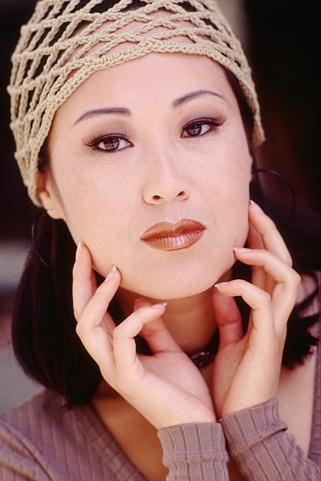
%> input picture ImagePrecessing/assignments/a03/img/302003.jpg, 321 x 481 px
$ octave sci.m   (GNU Octave 9; MATLAB toolbox functions it lacks are replaced by stand-ins)
%> lines starting %> are read from the running program, lines starting %| are printed output that depends on the picture; in (x1, y1, x2, y2) boxes, pixels count from 0 and x2, y2 are one past the last pixel; in counts of white or black regions, pixels touching at a corner belong together; the program's own positions count from 1
clear all;
im=im2double(rgb2gray(imread('img/302003.jpg')));
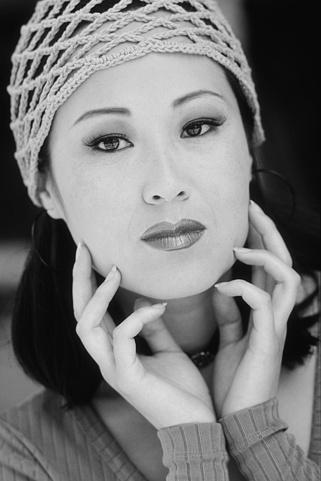
%> im: size 481x321 double; min 0.00784, max 0.933, mean 0.473
[m n]=size(im);
%> m = 481; n = 321
lapKer=[0 1 0;
        1 -4 1;
        0 1 0];
gradX=[-1 -2 -1;
        0 0 0;
        1 2 1];
gradY=gradX';

fzIm=(conv2(im,lapKer,'same'));
fzIm=fzIm~=0;
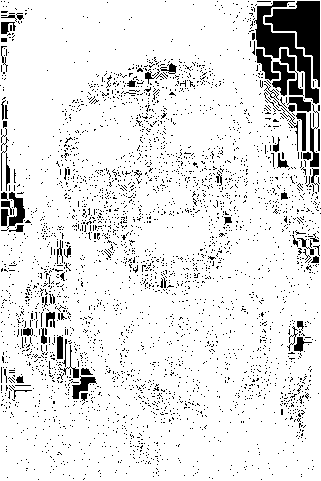
%> fzIm: size 481x321 logical; 89.8% white; 3499 black regions (3435 under 20 px), largest, box (x1, y1, x2, y2) and area: (265, 1, 320, 87) 1947, (254, 1, 319, 104) 1663, (272, 62, 295, 96) 356

gradXIm=conv2(im,gradX,'same');
gradYIm=conv2(im,gradY,'same');
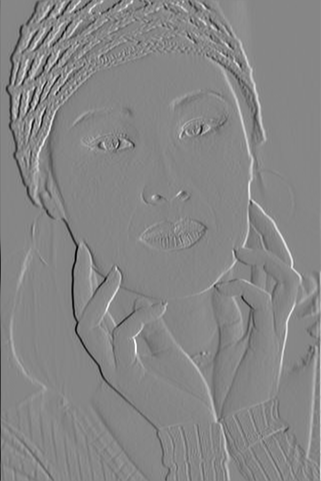
%> gradYIm: size 481x321 double; min -3.19, max 2.87, mean 0.000909; drawn with min black and max white
gradIm=sqrt(gradYIm.^2+gradXIm.^2);
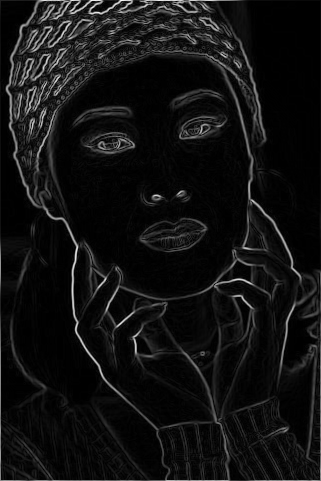
%> gradIm: size 481x321 double; min 0, max 3.54, mean 0.248; drawn with min black and max white
fgIm=1-gradIm/max(max(gradIm));
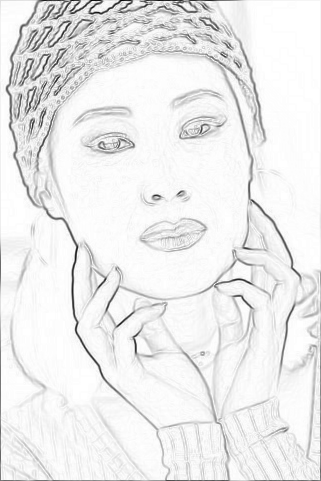
%> fgIm: size 481x321 double; min 0, max 1, mean 0.93

imCost=fzIm+fgIm;
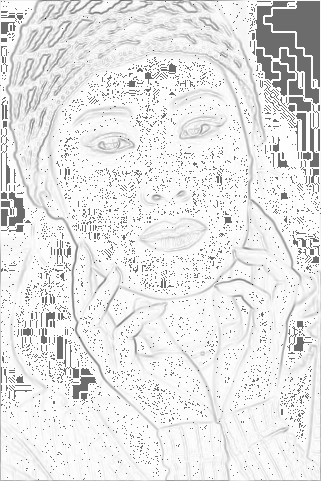
%> imCost: size 481x321 double; min 0.254, max 2, mean 1.83; drawn with min black and max white


imVist=zeros(m,n);

x=152;
y=133;
imVist(x,y)=1;
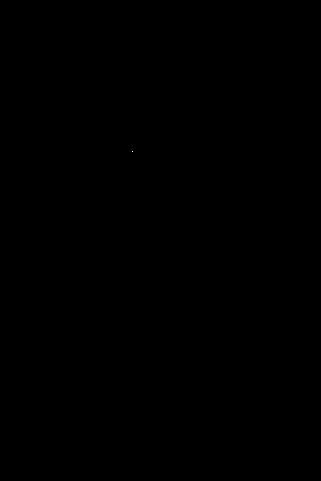
%> imVist: size 481x321 double; values 0 (black) and 1 (white), 0% white in thin lines or dots, all inside (x1, y1, x2, y2) = (132, 151, 133, 152)
imVistCost=zeros(m,n);

L=[ [x;y;0]];
while(length(L))
    point=L(:,1);
    L(:,1)=[];
    im(point(1),point(2))=0;
    for j=-1:1
        for k=-1:1

            if(j==0 & k==0)

            else
                dis=1;
                if(abs(k*j)==1)
                    dis=sqrt(2);
                end
                a=point(1)+j;
                b=point(2)+k;
                if(a<1 | a>m | b<1 | b>m)
                else
%> (the run ends here)

$ run again, with ImagePrecessing/assignments/a03/img/12003.jpg copied over ImagePrecessing/assignments/a03/img/302003.jpg
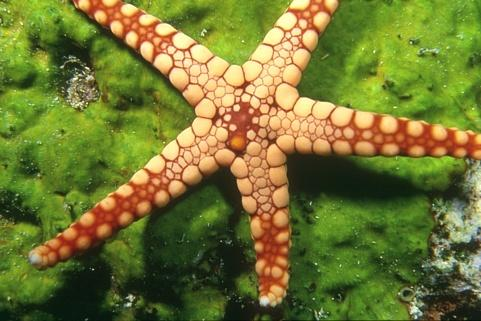
%> input picture ImagePrecessing/assignments/a03/img/12003.jpg, 481 x 321 px
%> `fzIm=fzIm~=0;`:
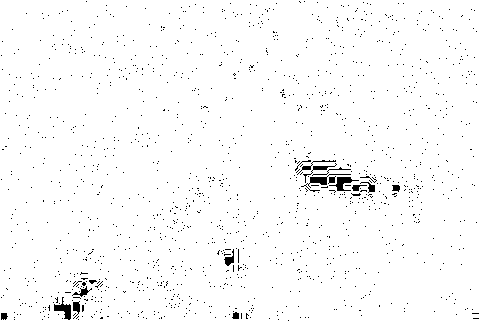
%> fzIm: size 321x481 logical; 98% white; 1410 black regions (1392 under 20 px), largest, box (x1, y1, x2, y2) and area: (54, 297, 71, 320) 170, (301, 174, 351, 192) 167, (329, 177, 359, 191) 162
%> the loop `while(length(L))` made 103041 passes
%> point on passes 10 to 12: [154; 133; 3.83], [150; 133; 3.88], [152; 131; 3.92]
%> after the loop `while(length(L))`:
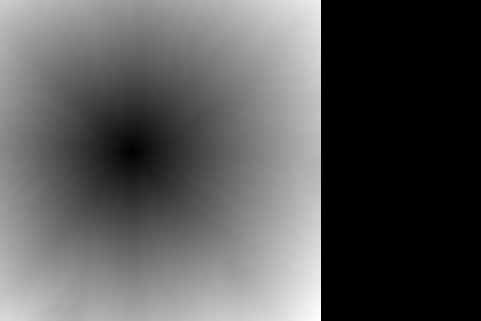
%> imVistCost: size 321x481 double; min 0, max 471.4, mean 160.4; drawn with min black and max white
%> after the loop `while(length(L))`: a = 322; cost = 472.9; dis = 1.41; f = 2

$ run again, with ImagePrecessing/assignments/a03/img/124084.jpg copied over ImagePrecessing/assignments/a03/img/302003.jpg
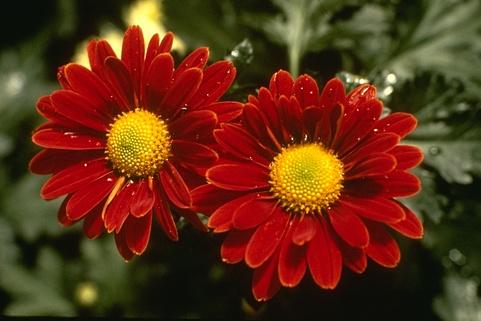
%> input picture ImagePrecessing/assignments/a03/img/124084.jpg, 481 x 321 px
%> `fzIm=fzIm~=0;`:
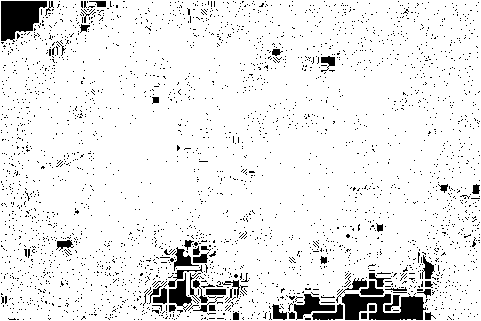
%> fzIm: size 321x481 logical; 92.2% white; 2955 black regions (2904 under 20 px), largest, box (x1, y1, x2, y2) and area: (342, 294, 426, 320) 1458, (1, 1, 47, 42) 1278, (294, 294, 335, 320) 463
%> the loop `while(length(L))` made 103041 passes
%> point on passes 10 to 12: [152; 135; 3.49], [154; 133; 3.5], [150; 133; 3.5]
%> after the loop `while(length(L))`:
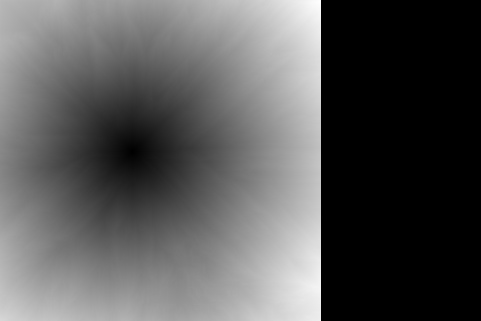
%> imVistCost: size 321x481 double; min 0, max 445.9, mean 152.7; drawn with min black and max white
%> after the loop `while(length(L))`: a = 3; b = 322; cost = 447.8; dis = 1.41

$ run again, with ImagePrecessing/assignments/a03/img/176035.jpg copied over ImagePrecessing/assignments/a03/img/302003.jpg
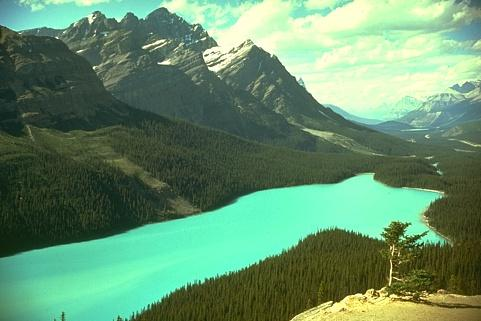
%> input picture ImagePrecessing/assignments/a03/img/176035.jpg, 481 x 321 px
%> the loop `while(length(L))` made 103041 passes
%> point on passes 10 to 12: [154; 133; 3.9], [152; 135; 3.92], [150; 133; 3.93]
%> after the loop `while(length(L))`:
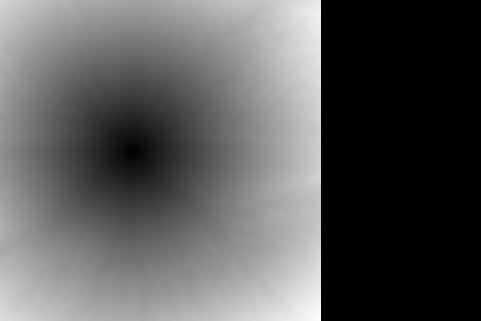
%> imVistCost: size 321x481 double; min 0, max 453.2, mean 159.9; drawn with min black and max white
%> after the loop `while(length(L))`: a = 319; b = 322; cost = 455.1; dis = 1.41
